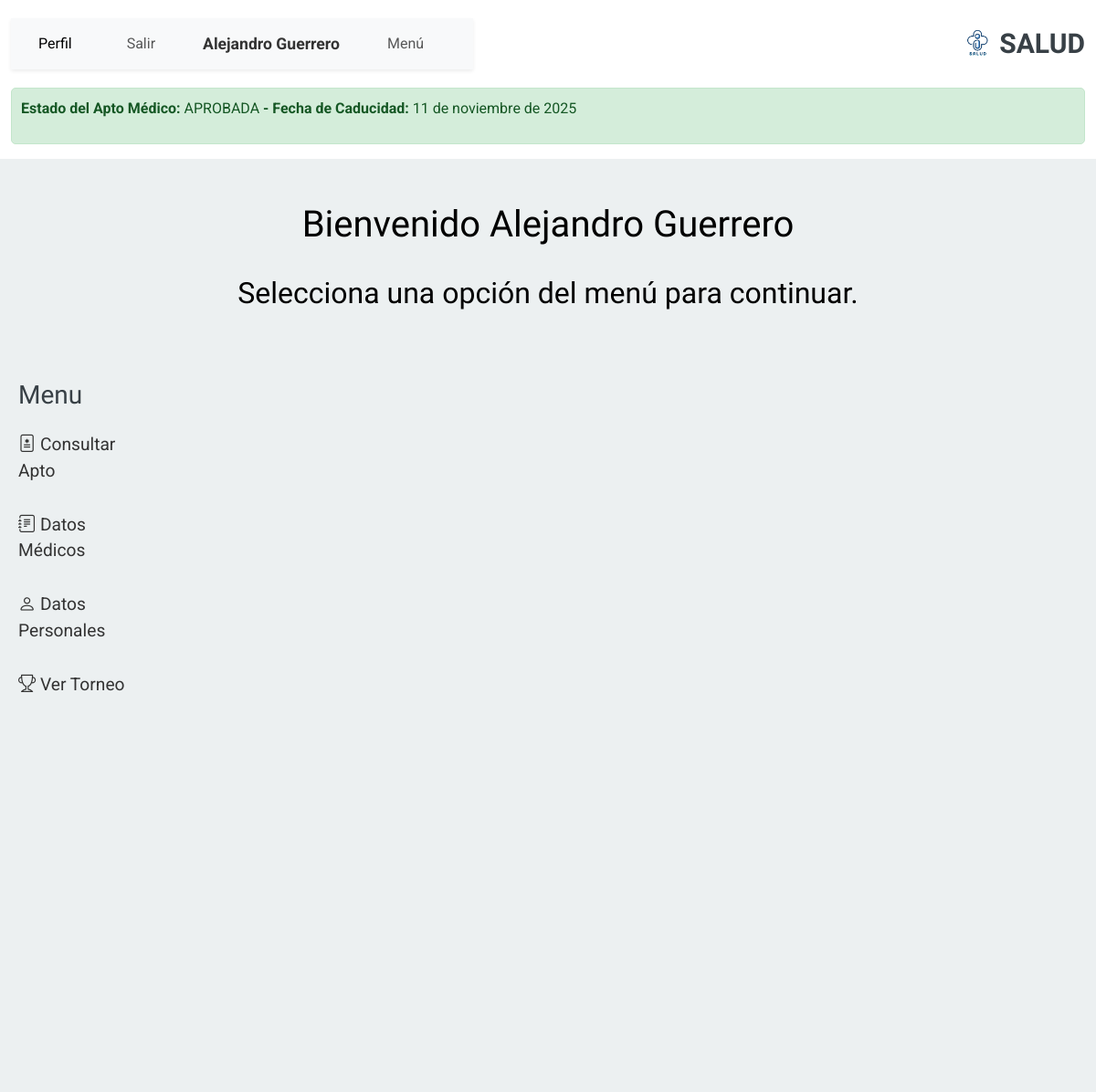
Page /persona/menu_jugador/ (signed in) on the committed database.
### account/models.py (models this page shows, shortened)
class Profile(models.Model):
    user = models.OneToOneField(settings.AUTH_USER_MODEL, on_delete=models.CASCADE)
    nombre = models.CharField(max_length=30, blank=True, null=True)
    apellido = models.CharField(max_length=30, blank=True, null=True)
    dni = models.CharField(max_length=15, blank=True, null=True)
    fecha_nacimiento = models.DateField(blank=True, null=True)
    email = models.EmailField(max_length=254, unique=True)
    rol = models.CharField(
        max_length=20,
        choices=[
            ('jugador', 'Jugador'),  # Valor predeterminado actualizado a "jugador"
            ('medico', 'Médico'),
            ('representante', 'Representante'),
        ],
        default='jugador'
    )
    class Meta:
        ordering = ['user__username']

### RegistroMedico/models.py (models this page shows, shortened)
class RegistroMedico(models.Model):
    ESTADO_FICHA = [
        ('PENDIENTE', 'Pendiente'),
        ('PROCESO', 'En proceso'),
        ('APROBADA', 'Aprobada'),
        ('RECHAZADA', 'Rechazada'),
    ]
    idfichaMedica = models.AutoField(primary_key=True)
    jugador = models.ForeignKey(Jugador, on_delete=models.CASCADE ,related_name='registros_medicos')
    torneo = models.ForeignKey(Torneo, on_delete=models.CASCADE)  # Relación con Torneo
    estado = models.CharField(max_length=45, choices=ESTADO_FICHA, blank=True, null=True)  # Estado actual de la ficha médica
    fecha_creacion = models.DateTimeField(auto_now_add=True)
    fecha_caducidad = models.DateField(blank=True, null=True)  # Inicialmente null
    fecha_de_llenado = models.DateField(blank=True, null=True)  # Campo para fecha de llenado
    observacion = models.CharField(max_length=200, blank=True, null=True)  # Observaciones adicionales
    consentimiento_persona = models.BooleanField(null=True, blank=True)  # Consentimiento de la persona
    medico = models.ForeignKey(Medico, on_delete=models.SET_NULL, null=True, blank=True)  # Relación opcional con el modelo Medico
    class Meta:
        db_table = 'fichaRegistro'

### persona/views.py (the view)
# urls.py: path('menu_jugador/', views.menu_jugador, name='menu_jugador'),
@login_required
@never_cache
def menu_jugador(request):
    profile = request.user.profile
    try:
        persona = Persona.objects.get(profile=profile)
        jugador = Jugador.objects.get(persona=persona)
    except Persona.DoesNotExist:
        return redirect('registrar_persona')
    except Jugador.DoesNotExist:
        return redirect('registrar_jugador')
    try:
        ficha_medica = RegistroMedico.objects.get(jugador=jugador)
    except RegistroMedico.DoesNotExist:
        ficha_medica = None  # O maneja según lo que desees
    antecedentes = AntecedenteEnfermedades.objects.filter(idfichaMedica=ficha_medica)
    jugador_categoria_equipos = JugadorCategoriaEquipo.objects.select_related(
        'categoria_equipo__categoria__torneo',
        'categoria_equipo__equipo'
    ).filter(jugador=jugador)
    jugador_info = {
        'nombre': jugador.persona.profile.nombre,
        'apellido': jugador.persona.profile.apellido,
        'direccion': jugador.persona.direccion,
        'telefono': jugador.persona.telefono,
        'grupo_sanguineo': jugador.grupo_sanguineo,
        'cobertura_medica': jugador.cobertura_medica,
        'numero_afiliado': jugador.numero_afiliado,
        'categorias_equipo': []
    }
    for jugador_categoria in jugador_categoria_equipos:
        categoria_equipo = jugador_categoria.categoria_equipo
        torneo = categoria_equipo.categoria.torneo
        categoria_info = {
            'nombre_categoria': categoria_equipo.categoria.nombre,
            'nombre_equipo': categoria_equipo.equipo.nombre,
            'torneo': torneo.nombre
        }
        jugador_info['categorias_equipo'].append(categoria_info)
    context = {
        'persona': persona,
        'profile': profile,
        'jugador': jugador,
        'jugador_id': jugador.id,
        'jugador_info': jugador_info,
        'antecedentes': antecedentes,  # Incluir antecedentes en el contexto
        'ficha_medica': ficha_medica,
    }
    return render(request, 'persona/menu_jugador.html', context)

### persona/templates/persona/menu_jugador.html (shortened to what this page needs)
{% extends 'core/base.html' %} {% load static %}
{% block content %}
    <div class="container-fluid ">
      {% if ficha_medica.estado == "APROBADA" %}
      <div class="alert alert-info ficha-medica aprobada " role="alert">
          <p><strong>Estado del Apto Médico:</strong> {{ ficha_medica.estado }} <strong> - Fecha de Caducidad:</strong> {{ ficha_medica.fecha_caducidad }}</p>
      </div>
      {% else %}
      <div class="alert alert-info ficha-medica no-aprobada" role="alert">
          <p><strong>No tienes aptos médicos aprobados.</strong></p>
      </div>
      {% endif %}
    </div>
  <div class="row">
    <div class="content py-5 text-center" id="welcomeContent">
      <h1 class="text-black">
        Bienvenido {{profile.nombre}} {{profile.apellido}}
      </h1>
      <br>
      <h2 class="text-black">
        Selecciona una opción del menú para continuar.
      </h2>
    </div>
    <nav
        id="sidebarMenu"
        class="col-12 col-md-2 col-lg-2 d-md-block sidebar collapse"
      >
      <h3 class="text-left" style="margin-left: 20px;">Menu</h3>
      <div class="">
        <ul class="nav flex-column">
          <li class="nav-item">
            <a class="nav-link" href="#" id="consultarApto">
              <i class="bi bi-file-medical"></i>
              Consultar Apto
            </a>
          </li>
          <li class="nav-item">
            <a class="nav-link" href="#" id="datomedico">
              <i class="bi bi-journal-text"></i>
              Datos Médicos
            </a>
          </li>
          <li class="nav-item">
            <a class="nav-link" href="#" id="datospersonales">
              <i class="bi bi-person"></i>
              Datos Personales
            </a>
          </li>
          <li class="nav-item">
            <a class="nav-link" href="" id="vertorneo">
              <i class="bi bi-trophy"></i>
              Ver Torneo
            </a>
          </li>
        </ul>
      </div>
    </nav>
  <main class="col-12 col-md-10 px-3" style="position: relative; min-height: 100vh;">
  </main>
</div>
{% endblock %}

### core/templates/core/base.html (shortened to what this page needs)
<!DOCTYPE html>
<html lang="en">
<head>
    {% load static %}
    <link rel="stylesheet" href="https://cdnjs.cloudflare.com/ajax/libs/font-awesome/5.15.4/css/all.min.css">
    <link href="https://cdn.jsdelivr.net/npm/bootstrap@5.3.0-alpha1/dist/css/bootstrap.min.css" rel="stylesheet">
    <link href="{% static 'core/vendor/bootstrap/css/bootstrap.min.css' %}" rel="stylesheet">
    <link href="{% static 'core/vendor/bootstrap-icons/bootstrap-icons.css' %}" rel="stylesheet">
    <link href="{% static 'core/vendor/aos/aos.css' %}" rel="stylesheet">
    <link href="{% static 'core/vendor/glightbox/css/glightbox.min.css' %}" rel="stylesheet">
    <link href="{% static 'core/vendor/swiper/swiper-bundle.min.css' %}" rel="stylesheet">
    <link href="{% static 'core/css/main.css' %}" rel="stylesheet">
</head>
<body class="index-page">
    <header id="header" class="header d-flex align-items-center sticky-top">
        <div class="container-fluid position-relative d-flex align-items-center justify-content-between">
            <a href="" class="logo d-flex align-items-center me-auto me-xl-0">
                <img src="{% static 'core/img/logoapp.png' %}" alt="Logo">
                <h1 class="sitename">SALUD</h1>
            </a>
            <nav id="navmenu" class="navbar navbar-expand-lg navbar-light bg-light shadow-sm sticky-top">
                <div class="container-fluid">
                    <div class="collapse navbar-collapse" id="navbarNav">
                        <ul class="navbar-nav ms-auto">
                            {% if request.path != '/account/login/' %}
                                {% if user.is_authenticated %}
                                    <li class="nav-item me-4">
                                        <a href="{% url 'perfil' %}" class="nav-link active">Perfil</a>
                                    </li>
                                    <li class="nav-item me-4">
                                        <button type="button" class="btn btn-link nav-link" data-bs-toggle="modal" data-bs-target="#logoutModal">
                                            Salir
                                        </button>
                                    </li>
                                    <li class="nav-item me-4 align-self-center">
                                        <span class="navbar-text fw-bold">
                                            {{ profile.nombre }} {{ profile.apellido }}
                                        </span>
                                    </li>
                                    {% if profile.rol == 'jugador' %}
                                    <li class="nav-item me-4">
                                        <a href="{% url 'menu_jugador' %}" class="nav-link">Menú</a>
                                    </li>
                                    {% endif %}
                                {% endif %}
                            {% endif %}
                        </ul>
                    </div>
                </div>
            </nav>
        </div>
    </header>
    {% block content %}{% endblock %}
</body>
</html>

### core/static/core/css/main.css (style rules this page uses)
:root { --default-font: "Roboto", system-ui, -apple-system, "Segoe UI", Roboto, "Helvetica Neue", Arial, "Noto Sans", "Liberation Sans", sans-serif, "Apple Color Emoji", "Segoe UI Emoji", "Segoe UI Symbol", "Noto Color Emoji"; --heading-font: "Raleway", sans-serif; --nav-font: "Poppins", sans-serif; }
:root { --background-color: #ffffff; --default-color: #444444; --heading-color: #384046; --accent-color: #3498db; --surface-color: #ffffff; --contrast-color: #ffffff; }
:root { --nav-color: #444444; --nav-hover-color: #3498db; --nav-mobile-background-color: #ffffff; --nav-dropdown-background-color: #ffffff; --nav-dropdown-color: #444444; --nav-dropdown-hover-color: #3498db; }
:root { scroll-behavior: smooth; }
body { color: var(--default-color); background-color: var(--background-color); font-family: var(--default-font); }
a { color: var(--accent-color); text-decoration: none; transition: 0.3s; }
h1, h2, h3, h4, h5, h6 { color: var(--heading-color); font-family: var(--heading-font); }
.header { color: var(--default-color); background-color: var(--background-color); padding: 20px 0; transition: all 0.5s; z-index: 997; }
.header .logo { line-height: 1; }
.header .logo img { max-height: 36px; margin-right: 8px; }
.header .logo h1 { font-size: 30px; margin: 0; font-weight: 700; color: var(--heading-color); }
@media (max-width: 1200px) { .header .logo { order: 1; } }
.navbar-nav .nav-link { transition: transform 0.3s ease; }
#navmenu { background-color: #f8f9fa; }
#navmenu .navbar-text { color: #333; font-size: 1.1rem; }
#navmenu .nav-item { padding: 0 10px; }

### persona/templates/persona/menu_jugador.html (style rules this page uses)
body { background-color: white; }
main { background-color: #ecf0f1; }
#sidebarMenu { height: auto; min-height: 40vh; position: relative; background-color: #ecf0f1; padding-top: 20px; font-size: 1.2rem; }
.sidebar .nav-link { font-size: 1.2rem; padding: 15px 20px; color: #333; }
.content { z-index: 1; }
.ficha-medica.aprobada { background-color: #d4edda; border-color: #c3e6cb; color: #155724; padding: 10px; border-radius: 5px; }
.row { background-color: #ecf0f1; }

### rows in the picture
Profile: nombre "Alejandro", apellido "Guerrero"
RegistroMedico: estado "APROBADA", fecha_caducidad "11 de noviembre de 2025"
